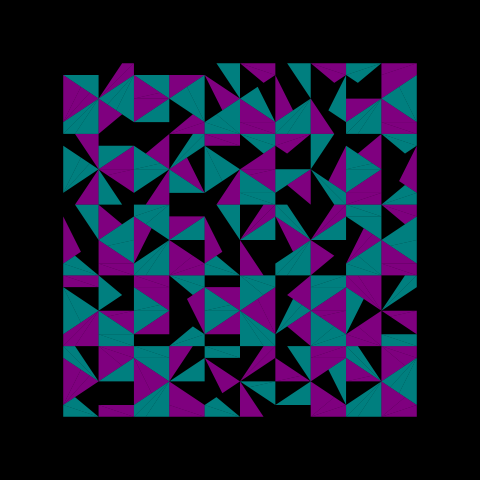
Frame 1 (no input)
Frame 60 (the mouse pressed at the canvas centre just before this capture): identical to frame 1, image omitted
Frame 120 (the mouse held since frame 60 and released just before this capture): identical to frame 1, image omitted

The Processing sketch that drew this single still picture (run headless with seeded random() and noise(); from frame 60 on, the mouse is pressed at the canvas centre):

// Processing sketch: HexagonalTransformation
// ── HexagonalTransformation.pde
final float area = 5000.0;

final float sq_b = sqrt(area);
final float hx_b = sqrt(sqrt(12) * area)/3.0;

boolean is_sq = true;
boolean is_sq_grid = true;

void setup() {
  size(480,480);
  println(sq_b, hx_b);
  // noLoop();
  
}

void draw() {
  // reset y-axis
  scale(1, -1);
  translate(width/2.0, -height/2.0);

  background(0);
  noStroke();
  
  fill(255, 0, 255, 255/2.0);
  // Tiene que ser de 6 valores
  // Test zone
  // Selection[] sel = new Selection[] {Selection.Double, Selection.Double, Selection.Double, Selection.Double, Selection.Double, Selection.Double};
  // Selection[] sel = new Selection[] {Selection.First, Selection.First, Selection.First, Selection.First, Selection.First, Selection.First};
  // Selection[] sel = new Selection[] {Selection.Second, Selection.Second, Selection.Second, Selection.Second, Selection.Second, Selection.Second};
  // Rotation[] rot = new Rotation[] {Rotation.One, Rotation.One, Rotation.One, Rotation.One, Rotation.One, Rotation.One};
  // Rotation[] rot = new Rotation[] {Rotation.Two, Rotation.Two, Rotation.Two, Rotation.Two, Rotation.Two, Rotation.Two};
  // Rotation[] rot = new Rotation[] {Rotation.Three, Rotation.Three, Rotation.Three, Rotation.Three, Rotation.Three, Rotation.Three};
  randomSeed(0);
  
  int size = 3;
  
  for(int _y = -(size-1); _y < size; _y++) {
    float center_offset_y = is_sq? sq_b: 3.0*hx_b/2.0;
    center_offset_y *= _y;

    for(int _x = -(size-1); _x < size; _x++) {
      if(!is_sq_grid && -_x-_y >= size) continue;
      if(!is_sq_grid && _x+_y >= size) continue;
      
      Selection[] sel = new Selection[] {
        random(3) < 1? Selection.Double: random(2) < 1? Selection.First : Selection.Second,
        random(3) < 1? Selection.Double: random(2) < 1? Selection.First : Selection.Second,
        random(3) < 1? Selection.Double: random(2) < 1? Selection.First : Selection.Second,
        random(3) < 1? Selection.Double: random(2) < 1? Selection.First : Selection.Second,
        random(3) < 1? Selection.Double: random(2) < 1? Selection.First : Selection.Second,
        random(3) < 1? Selection.Double: random(2) < 1? Selection.First : Selection.Second,
      };
      Rotation[] rot = new Rotation[] {
        random(3) < 1? Rotation.One: random(2) < 1? Rotation.Two : Rotation.Three,
        random(3) < 1? Rotation.One: random(2) < 1? Rotation.Two : Rotation.Three,
        random(3) < 1? Rotation.One: random(2) < 1? Rotation.Two : Rotation.Three,
        random(3) < 1? Rotation.One: random(2) < 1? Rotation.Two : Rotation.Three,
        random(3) < 1? Rotation.One: random(2) < 1? Rotation.Two : Rotation.Three,
        random(3) < 1? Rotation.One: random(2) < 1? Rotation.Two : Rotation.Three,
      };

      float center_offset_x = is_sq? sq_b: sqrt(3.0)*hx_b;
      center_offset_x *= _x;

      if(!is_sq)
        center_offset_x += _y*sqrt(3.0)*hx_b/2.0;
        
      boolean offset_color = is_sq? _y % 2 == 0 : true;
      Shape shape = new Shape();
      shape.draw(offset_color, center_offset_x, center_offset_y, is_sq, sel, rot);
    }
  }
}

void mousePressed() {
  if(mouseButton == LEFT)
    is_sq = !is_sq;

  if(mouseButton == RIGHT)
    is_sq_grid = !is_sq_grid;
}

// ── Shape.pde
enum IsSq {
  None,
  Corner,
  Edge,
}

enum Rotation {
  One,
  Two,
  Three,
}

enum Selection {
  None,
  First, // Rotation
  Second, // Rotation
  Double, // Rotation?
}

class Point {
  final float x, y;
  
  Point(float _x, float _y) {
    this.x = _x;
    this.y = _y;
  }
}

class PartialShape {
  final Point[][] points;
  
  PartialShape() {
    points = new Point[3][7];
    
    // sq corner points
    points[0][0] = new Point(0, 0);
    points[0][1] = new Point(0, sq_b/3.0);
    points[0][2] = new Point(0, sq_b/2.0);
    points[0][3] = new Point(sq_b/3.0, sq_b/2.0);
    points[0][4] = new Point(sq_b/2.0, sq_b/2.0);
    points[0][5] = new Point(sq_b/2.0, sq_b/3.0);
    points[0][6] = new Point(sq_b/3.0, 2.0*sq_b/9.0);
    
    // sq edge points
    points[1][0] = new Point(0, 0);
    points[1][1] = new Point(0, sq_b/3.0);
    points[1][2] = new Point(0, 2.0*sq_b/3.0);
    points[1][3] = new Point(sq_b/4.0, sq_b/2.0);
    points[1][4] = new Point(3.0*sq_b/8.0, 5.0*sq_b/12.0);
    points[1][5] = new Point(sq_b/2.0, sq_b/3.0);
    points[1][6] = new Point(sq_b/4.0, sq_b/6.0);
    
    // hx points
    points[2][0] = new Point(0, 0);
    points[2][1] = new Point(0, hx_b/2.0);
    points[2][2] = new Point(0, hx_b);
    points[2][3] = new Point(sqrt(3.0)*hx_b/4.0, 3.0*hx_b/4.0);
    points[2][4] = new Point(3.0*sqrt(3)*hx_b/8.0, 5.0*hx_b/8.0);
    points[2][5] = new Point(sqrt(3.0)*hx_b/2.0, hx_b/2.0);
    points[2][6] = new Point(sqrt(3.0)*hx_b/4.0, hx_b/4.0);
  }
  
  Point[] selection(Selection sel, IsSq is_sq, Rotation rot) {
    Point[] points = new Point[] {};
    int piece_index = is_sq == IsSq.None? 2: is_sq == IsSq.Edge? 1: 0;
    if(rot == Rotation.One) {
      if(sel == Selection.Double) {
        points = new Point[9];
        points[0] = this.points[piece_index][0];
        points[1] = this.points[piece_index][2];
        points[2] = this.points[piece_index][3];
        points[3] = this.points[piece_index][0];
        points[4] = this.points[piece_index][3];
        points[5] = this.points[piece_index][4];
        points[6] = this.points[piece_index][0];
        points[7] = this.points[piece_index][4];
        points[8] = this.points[piece_index][5];
      } else if(sel == Selection.First) {
        points = new Point[3];
        points[0] = this.points[piece_index][0];
        points[1] = this.points[piece_index][2];
        points[2] = this.points[piece_index][3];
      } else if(sel == Selection.Second) {
        points = new Point[6];
        points[0] = this.points[piece_index][0];
        points[1] = this.points[piece_index][3];
        points[2] = this.points[piece_index][4];
        points[3] = this.points[piece_index][0];
        points[4] = this.points[piece_index][4];
        points[5] = this.points[piece_index][5];
      }
    } else if(rot == Rotation.Two) {
      if(sel == Selection.Double) {
        points = new Point[9];
        points[0] = this.points[piece_index][0];
        points[1] = this.points[piece_index][1];
        points[2] = this.points[piece_index][5];
        points[3] = this.points[piece_index][1];
        points[4] = this.points[piece_index][2];
        points[5] = this.points[piece_index][4];
        points[6] = this.points[piece_index][1];
        points[7] = this.points[piece_index][4];
        points[8] = this.points[piece_index][5];
      } else if(sel == Selection.First) {
        points = new Point[3];
        points[0] = this.points[piece_index][0];
        points[1] = this.points[piece_index][1];
        points[2] = this.points[piece_index][5];
      } else if(sel == Selection.Second) {
        points = new Point[6];
        points[0] = this.points[piece_index][1];
        points[1] = this.points[piece_index][2];
        points[2] = this.points[piece_index][4];
        points[3] = this.points[piece_index][1];
        points[4] = this.points[piece_index][4];
        points[5] = this.points[piece_index][5];
      }
    } else if(rot == Rotation.Three) {
      if(sel == Selection.Double) {
        points = new Point[9];
        points[0] = this.points[piece_index][0];
        points[1] = this.points[piece_index][2];
        points[2] = this.points[piece_index][6];
        points[3] = this.points[piece_index][2];
        points[4] = this.points[piece_index][4];
        points[5] = this.points[piece_index][5];
        points[6] = this.points[piece_index][2];
        points[7] = this.points[piece_index][5];
        points[8] = this.points[piece_index][6];
      } else if(sel == Selection.First) {
        points = new Point[3];
        points[0] = this.points[piece_index][0];
        points[1] = this.points[piece_index][2];
        points[2] = this.points[piece_index][6];
      } else if(sel == Selection.Second) {
        points = new Point[6];
        points[0] = this.points[piece_index][2];
        points[1] = this.points[piece_index][4];
        points[2] = this.points[piece_index][5];
        points[3] = this.points[piece_index][2];
        points[4] = this.points[piece_index][5];
        points[5] = this.points[piece_index][6];
      }
    }
    
    return points;
  }
}

PartialShape ps = new PartialShape();

class Position {
  final IsSq is_sq;
  final float offset_x;
  final float offset_y;
  final float flip_x;
  final float flip_y;
  
  Position(IsSq _is_sq, float _offset_x, float _offset_y, float _flip_x, float _flip_y) {
    this.is_sq = _is_sq;
    this.offset_x = _offset_x;
    this.offset_y = _offset_y;
    this.flip_x = _flip_x;
    this.flip_y = _flip_y;
  }
}

class Shape {
  void draw(boolean offset_color, float _x, float _y, boolean is_sq, Selection[] selections, Rotation[] rotations) {
    float b = is_sq? sq_b : hx_b;
    Position[] pos = is_sq
      ? new Position[] { // sq
          new Position(IsSq.Corner, 0, 0, -1, 1), // Left up
          new Position(IsSq.Edge, -b/2.0, -b/3.0, 1, 1), // Left
          new Position(IsSq.Corner, 0, 0, -1, -1), // Left down
          new Position(IsSq.Corner, 0, 0, 1, 1), // Right up
          new Position(IsSq.Edge, b/2.0, b/3.0, -1, -1), // Right
          new Position(IsSq.Corner, 0, 0, 1, -1), // Right down
        }
      : new Position[] { // hx
          new Position(IsSq.None, 0, 0, -1, 1), // Left up
          new Position(IsSq.None, -sqrt(3)*b/2.0, -b/2.0, 1, 1), // Left
          new Position(IsSq.None, 0, 0, -1, -1), // Left down
          new Position(IsSq.None, 0, 0, 1, 1), // Right up
          new Position(IsSq.None, sqrt(3)*b/2.0, b/2.0, -1, -1), // Right
          new Position(IsSq.None, 0, 0, 1, -1), // Right down
        };

    beginShape(TRIANGLES);
    for(int j = 0; j < selections.length; j++) {
      Point[] points = ps.selection(selections[j], pos[j].is_sq, rotations[j]);
      if(j%2 == int(offset_color))
        fill(255, 0, 255, 255/2.0);
      else
        fill(0, 255, 255, 255/2.0);
      for(int i = 0; i < points.length; i++) {
        Point p = points[i];
        vertex(p.x*pos[j].flip_x+pos[j].offset_x+_x, p.y*pos[j].flip_y+pos[j].offset_y+_y);
      }
    }

    endShape();
  }
}
